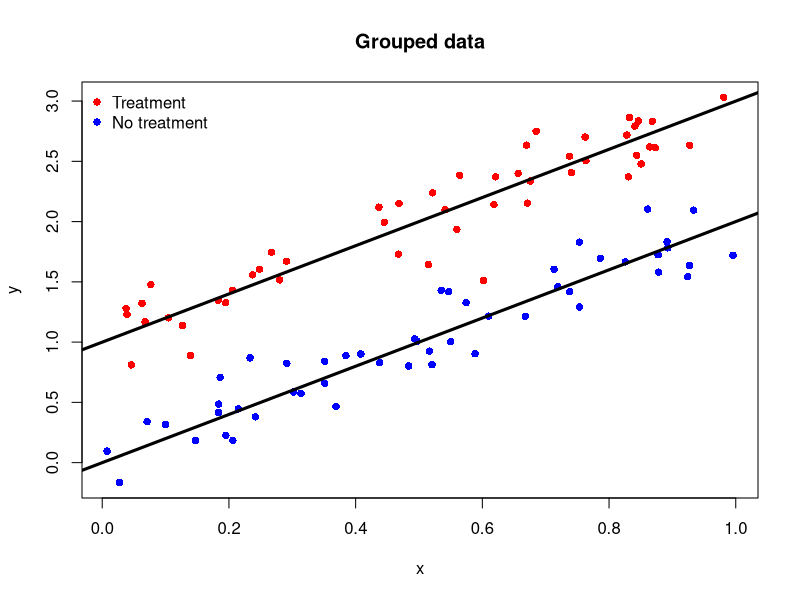
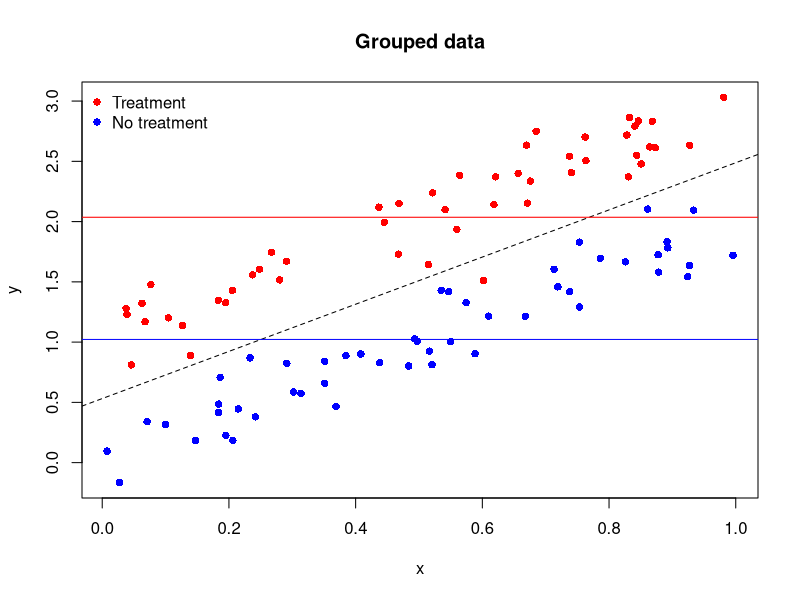
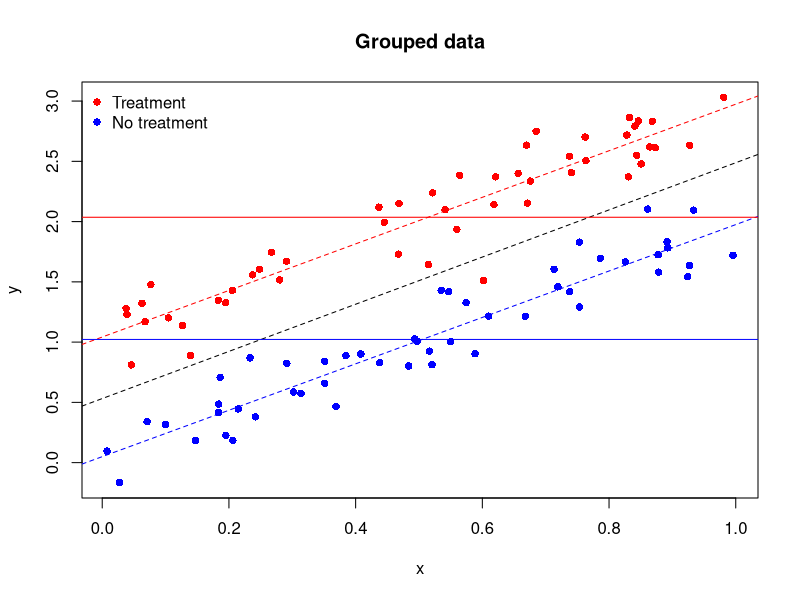
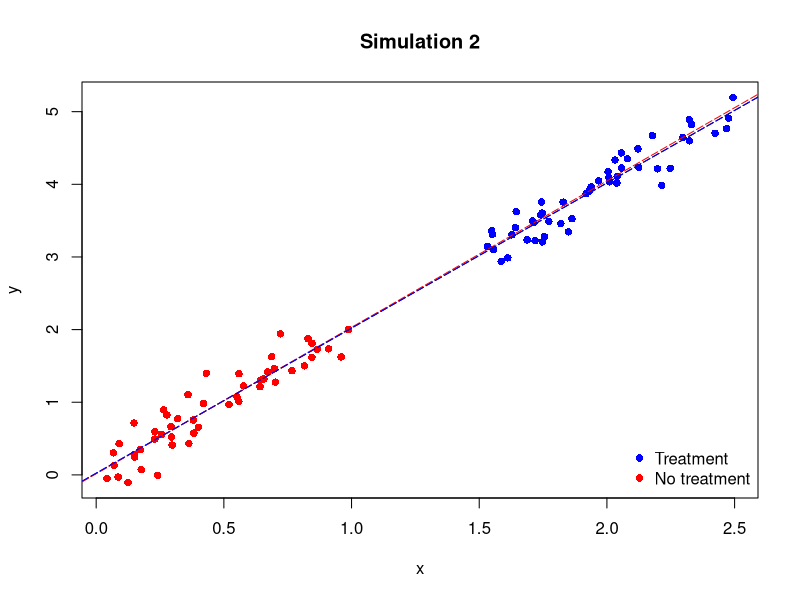
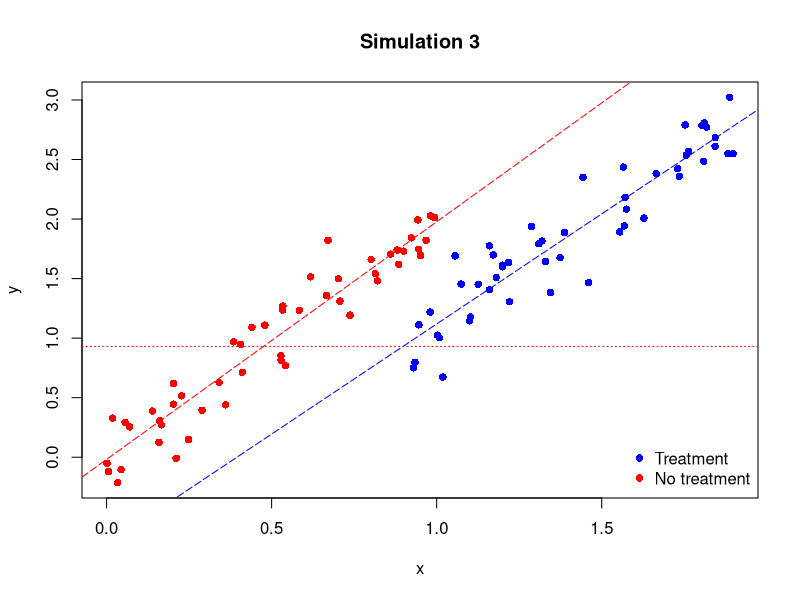

Generate these figures, in order, with R:
## ---- chunk 1
n <- 100 # number of observations.
t <- rep(c(0, 1), c(n/2, n/2)) # A categorical variable.
x <- c(runif(n/2), runif(n/2)) 
beta0 <- 0
beta1 <- 2
tau <- 1
sigma <- 0.2

y <- beta0 + beta1 * x + tau * t + rnorm(n, 0, sigma)
## ---- chunk 2
plot(x, y, col = ifelse(t == 1, 'red', 'blue'), pch = 16)
abline(a = beta0, b = beta1, col = 'black', lwd = 3)
abline(a = beta0 + tau, b = beta1, col = 'black', lwd = 3)
title('Grouped data')
legend(x = 'topleft',
       legend = c('Treatment', 'No treatment'),
       pch = c(16, 16),
       col = c('red', 'blue'),
       bty = 'n',
       cex = 1)

## ---- chunk 3
res.1 <- lm(y ~ x)
agg.res <- aggregate(y ~ t, FUN = mean)
summary(res.1)

plot(x, y, col = ifelse(t == 1, 'red', 'blue'), pch = 16)
abline(res.1$coefficients, col = 'black', lty = 2)
abline(h = agg.res[agg.res$t == 0, 'y'], col = 'blue')
abline(h = agg.res[agg.res$t == 1, 'y'], col = 'red')
legend(x = 'topleft',
       legend = c('Treatment', 'No treatment'),
       pch = c(16, 16),
       col= c('red', 'blue'),
       bty = 'n',
       cex = 1)
title('Grouped data')
## ---- chunk 4
df.1 <- data.frame('x' = x, 't' = t, 'y' = y)
res.grp.1 <- lm(y ~ x, data = df.1, subset = (df.1$t == 1))
res.grp.0 <- lm(y ~ x, data = df.1, subset = (df.1$t == 0))

plot(x, y, col = ifelse(t == 1, 'red', 'blue'), pch = 16)
abline(res.1$coefficients, col = 'black', lty = 2)
abline(res.grp.1$coefficients, col = 'red', lty = 2)
abline(res.grp.0$coefficients, col = 'blue', lty = 2)
abline(h = agg.res[agg.res$t == 0, 'y'], col = 'blue')
abline(h = agg.res[agg.res$t == 1, 'y'], col = 'red')
legend(x = 'topleft',
       legend = c('Treatment', 'No treatment'),
       pch = c(16, 16),
       col= c('red', 'blue'),
       bty = 'n',
       cex = 1)
title('Grouped data')
## ---- chunk 5
n.sim <- 100
t <- c(rep(0, n.sim/2), rep(1, n.sim/2))
x <- c(runif(n.sim/2), 1.5 + runif(n.sim/2))
beta0 <- 0
beta1 <- 2
tau <- 0
sigma <- 0.2

y = beta0 + beta1 * x + tau * t + rnorm(n.sim, sd = sigma)
plot(x, y, col = ifelse(t == 1, 'blue', 'red'), pch = 16)
legend(x = 'bottomright',
       legend = c('Treatment', 'No treatment'),
       pch = c(16, 16),
       col = c('blue', 'red'),
       bty = 'n',
       cex = 1)
title(main = 'Simulation 2')

full.res <- lm(y ~ x)
trt.res  <- lm(y[1:n.sim/2] ~ x[1:n.sim/2])
ntrt.res <- lm(y[n.sim/2 + 1: n.sim] ~ x[n.sim/2 + 1: n.sim])

abline(full.res$coefficients, col = 'black', lty = 5)
abline(trt.res$coefficients, col = 'red', lty = 5)
abline(ntrt.res$coefficients, col = 'blue', lty = 5)
## ---- chunk 6
n.sim <- 100
t <- c(rep(0, n.sim/2), rep(1, n.sim/2))
x <- c(runif(n.sim/2), 0.9 + runif(n.sim/2))
beta0 <- 0
beta1 <- 2
tau <- -1
sigma <- 0.2

grp.means <- aggregate(y ~ t, FUN = mean)

y = beta0 + beta1 * x + tau * t + rnorm(n.sim, sd = sigma)
plot(x, y, col = ifelse(t == 1, 'blue', 'red'), pch = 16)
legend(x = 'bottomright',
       legend = c('Treatment', 'No treatment'),
       pch = c(16, 16),
       col = c('blue', 'red'),
       bty = 'n',
       cex = 1)
title(main = 'Simulation 3')

full.res <- lm(y ~ x + t)
trt.res  <- lm(y[1:n.sim/2] ~ x[1:n.sim/2])
ntrt.res <- lm(y[n.sim/2 + 1: n.sim] ~ x[n.sim/2 + 1: n.sim])

#abline(full.res$coefficients, col = 'black', lty = 5)
abline(trt.res$coefficients, col = 'red', lty = 5)
abline(ntrt.res$coefficients, col = 'blue', lty = 5)
abline(h = grp.means[grp.means$t == 0, 'y'], lty = 3, col = 'red')
abline(h = grp.means[grp.means$t == 1, 'y'], lty = 3, col = 'blue')
## ---- chunk 7
summary(lm(y ~ t))
## ---- chunk 8
summary(lm(y ~ t + x))
